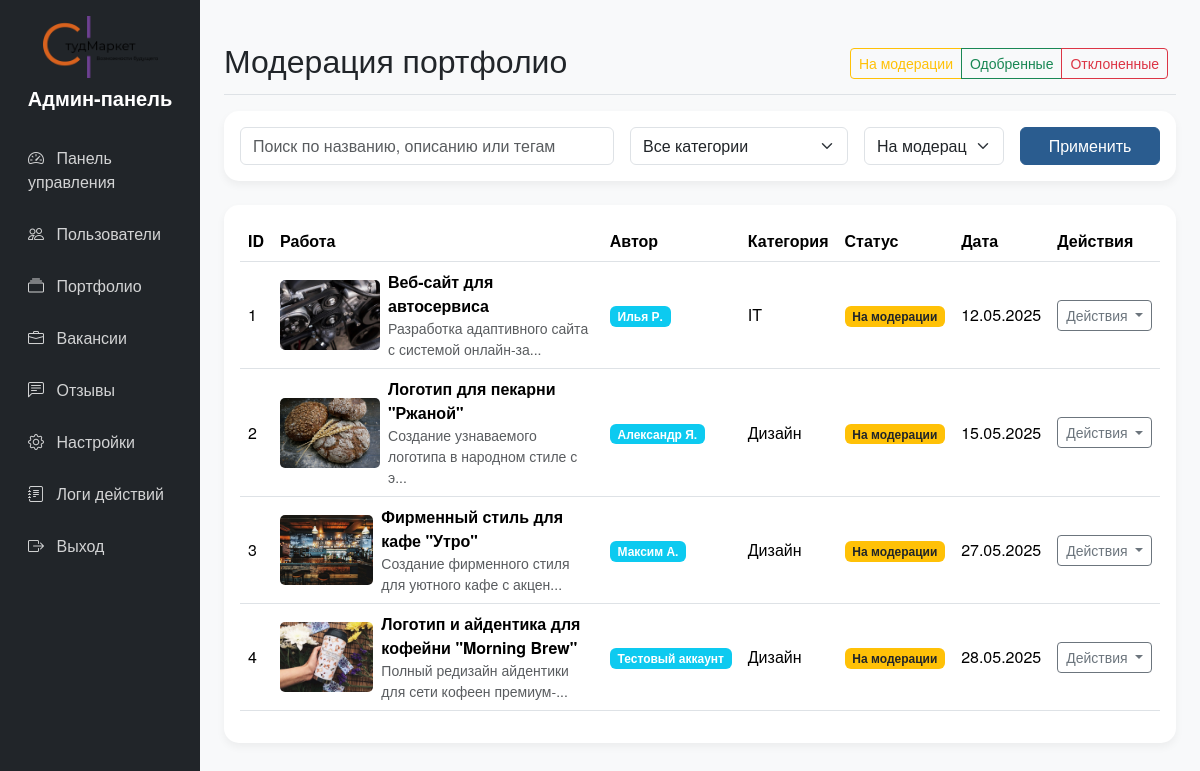
/files_admin/admin_portfolio.php (signed in), run on the app's committed database.
### tables this page shows
CREATE TABLE `portfolio` (
  `id` int(11) NOT NULL,
  `user_id` int(11) NOT NULL,
  `title` varchar(255) NOT NULL,
  `category_id` int(11) NOT NULL,
  `description` text NOT NULL,
  `tags` varchar(255) DEFAULT NULL,
  `image_path` varchar(255) NOT NULL,
  `external_links` text,
  `created_at` timestamp NOT NULL DEFAULT CURRENT_TIMESTAMP,
  `status` enum('pending','approved','rejected') NOT NULL DEFAULT 'pending',
  `moderator_comment` text
);

CREATE TABLE `users` (
  `id` int(11) NOT NULL,
  `name` varchar(100) NOT NULL,
  `email` varchar(100) NOT NULL,
  `password` varchar(255) NOT NULL,
  `user_type` enum('student','employer') NOT NULL,
  `phone` varchar(20) DEFAULT NULL,
  `created_at` timestamp NULL DEFAULT CURRENT_TIMESTAMP,
  `avatar_path` varchar(255) DEFAULT 'img/no-image.png',
  `is_banned` tinyint(1) NOT NULL DEFAULT '0',
  `ban_reason` text
);

CREATE TABLE `portfolio_categories` (
  `id` int(11) NOT NULL,
  `name` varchar(100) NOT NULL
);

### files_admin/admin_portfolio.php (the view, shortened to what this page needs)
<?php
require_once("../config/link.php");
if (isset($_GET['search']))
{
    $search = $conn->real_escape_string($_GET['search']);
}
else
{
    $search = '';
}
if (isset($_GET['status']))
{
    $status_filter = $_GET['status'];
}
else
{
    $status_filter = 'pending';
}
$where = [];
if ($status_filter)
{
    $where[] = "p.status = '$status_filter'";
}
$where_clause = $where ? 'WHERE ' . implode(' AND ', $where) : '';
$per_page = 15;
if (isset($_GET['page']))
{
    $page = (int)$_GET['page'];
}
else
{
    $page = 1;
}
$offset = ($page - 1) * $per_page;
$works = $conn->query("SELECT p.*, u.name as author_name, u.user_type, c.name as category_name FROM portfolio p JOIN users u ON p.user_id = u.id JOIN portfolio_categories c ON p.category_id = c.id $where_clause ORDER BY p.id ASC LIMIT $per_page OFFSET $offset");
?>
<!DOCTYPE html>
<html lang="ru">
<head>
    <link rel="stylesheet" href="../css/bootstrap.min.css">
    <link rel="stylesheet" href="https://cdn.jsdelivr.net/npm/bootstrap-icons@1.11.1/font/bootstrap-icons.css">
    <link rel="stylesheet" href="../style.css">
    <link rel="stylesheet" href="style_admin.css">
</head>
<body class="d-flex flex-column min-vh-100">
<div class="flex-grow-1">
    <?php
        require_once('admin_header.php');
    ?>
    <main class="col-md-9 ms-sm-auto col-lg-10 px-md-4 py-4">
        <div class="d-flex justify-content-between flex-wrap flex-md-nowrap align-items-center pt-3 pb-2 mb-3 border-bottom">
            <h1 class="h2">Модерация портфолио</h1>
            <div class="btn-toolbar mb-2 mb-md-0">
                <div class="btn-group me-2">
                    <a href="admin_portfolio.php?status=pending" class="btn btn-sm btn-outline-warning">На модерации</a>
                    <a href="admin_portfolio.php?status=approved" class="btn btn-sm btn-outline-success">Одобренные</a>
                    <a href="admin_portfolio.php?status=rejected" class="btn btn-sm btn-outline-danger">Отклоненные</a>
                </div>
            </div>
        </div>
        <div class="card mb-4">
            <div class="card-body">
                <form method="GET" class="row g-3">
                    <div class="col-md-5">
                        <input type="text" class="form-control" name="search" placeholder="Поиск по названию, описанию или тегам" value="<?= htmlspecialchars($search) ?>">
                    </div>
                    <div class="col-md-3">
                        <select class="form-select" name="category">
                            <option value="0">Все категории</option>
                        </select>
                    </div>
                    <div class="col-md-2">
                        <select class="form-select" name="status">
                            <option value="pending" <?= $status_filter == 'pending' ? 'selected' : '' ?>>На модерации</option>
                        </select>
                    </div>
                    <div class="col-md-2">
                        <button type="submit" class="btn btn-primary w-100">Применить</button>
                    </div>
                </form>
            </div>
        </div>
        <div class="card">
            <div class="card-body">
                <div class="table-responsive">
                    <table class="table table-hover align-middle">
                        <thead>
                            <tr>
                                <th>ID</th>
                                <th>Работа</th>
                                <th>Автор</th>
                                <th>Категория</th>
                                <th>Статус</th>
                                <th>Дата</th>
                                <th>Действия</th>
                            </tr>
                        </thead>
                        <tbody>
                            <?php
                            while ($work = $works->fetch_assoc())
                            {
                            ?>
                            <tr>
                                <td><?= $work['id'] ?></td>
                                <td>
                                    <div class="d-flex align-items-center">
                                        <img src="<?= htmlspecialchars($work['image_path'] ?: '../img/no-image.png') ?>" class="portfolio-img me-2" alt="<?= htmlspecialchars($work['title']) ?>">
                                        <div>
                                            <strong><?= htmlspecialchars($work['title']) ?></strong>
                                            <div class="text-muted small"><?= mb_substr(htmlspecialchars($work['description']), 0, 50) ?>...</div>
                                        </div>
                                    </div>
                                </td>
                                <td>
                                    <span class="badge <?= $work['user_type'] == 'employer' ? 'bg-warning text-dark' : 'bg-info' ?>">
                                        <?= htmlspecialchars($work['author_name']) ?>
                                    </span>
                                </td>
                                <td><?= htmlspecialchars($work['category_name']) ?></td>
                                <td>
                                    <?php
                                    if ($work['status'] == 'pending')
                                    {
                                    ?>
                                        <span class="badge badge-pending">На модерации</span>
                                    <?php
                                    }
                                    ?>
                                </td>
                                <td><?= date('d.m.Y', strtotime($work['created_at'])) ?></td>
                                <td>
                                    <div class="dropdown">
                                        <button class="btn btn-sm btn-outline-secondary dropdown-toggle" type="button" data-bs-toggle="dropdown">
                                            Действия
                                        </button>
                                    </div>
                                </td>
                            </tr>
                            <?php
                            }
                            ?>
                        </tbody>
                    </table>
                </div>
            </div>
        </div>
    </main>
</div>
</body>
</html>

### style.css (style rules this page uses)
* { padding: 0; margin: 0; }
body { font-family: 'Helvetica Neue', Helvetica, Arial, sans-serif; background-color: #f8f9fa; color: #212529; }
h1, h2, h3, h4, h5, h6 { font-weight: 700; }
a { transition: color 0.3s; }
.btn-primary { background-color: #2A5C8F; border-color: #2A5C8F; transition: background-color 0.3s; }
.card { border: none; border-radius: 15px; box-shadow: 0 4px 8px rgba(0,0,0,0.05); transition: transform 0.3s, box-shadow 0.3s; }
.portfolio-img { height: 200px; object-fit: cover; width: 100%; }

### files_admin/style_admin.css (style rules this page uses)
.portfolio-img, .vacancy-img { width: 100px; height: 70px; object-fit: cover; border-radius: 5px; }
.badge-pending { background-color: #ffc107; color: #212529; }

### data on the page
portfolio: id "1", image_path (picture), title "Веб-сайт для автосервиса", description "Разработка адаптивного сайта с системой онлайн-за", user.name "Илья Р.", category.name "IT", status "На модерации", created_at "12.05.2025"
portfolio: id "2", image_path (picture), title "Логотип для пекарни \"Ржаной\"", description "Создание узнаваемого логотипа в народном стиле с э", user.name "Александр Я.", category.name "Дизайн", status "На модерации", created_at "15.05.2025"
portfolio: id "3", image_path (picture), title "Фирменный стиль для кафе \"Утро\"", description "Создание фирменного стиля для уютного кафе с акцен", user.name "Максим А.", category.name "Дизайн", status "На модерации", created_at "27.05.2025"
portfolio: id "4", image_path (picture), title "Логотип и айдентика для кофейни \"Morning Brew\"", description "Полный редизайн айдентики для сети кофеен премиум-", user.name "Тестовый аккаунт", category.name "Дизайн", status "На модерации", created_at "28.05.2025"
